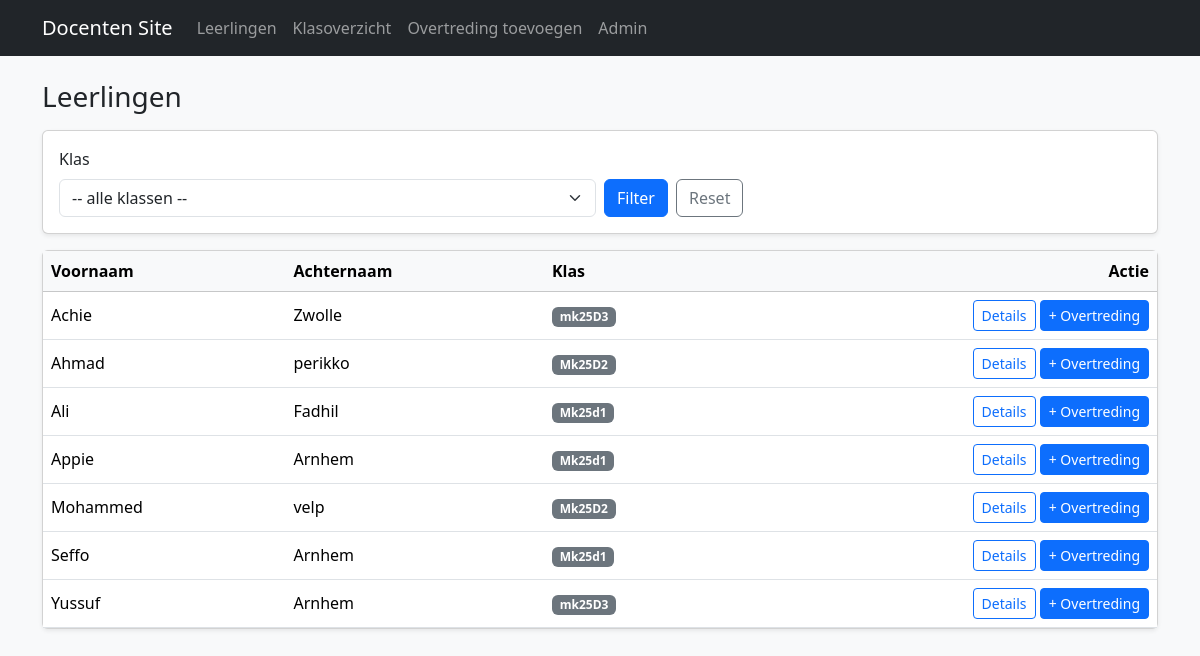
Before: /leerlingen/ with the older database file.
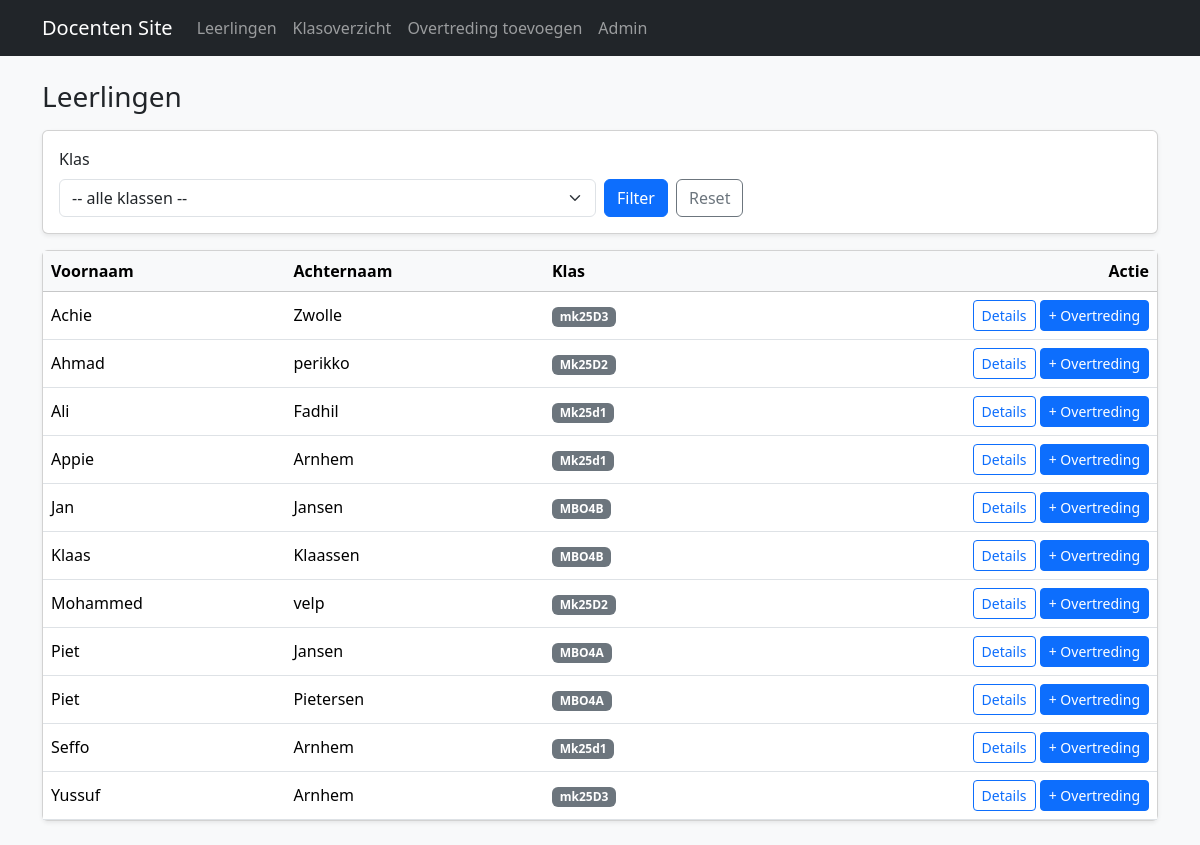
After: the same page with the newer database file.
### core/models.py (models this page shows, shortened)
class Student(models.Model):
    first_name = models.CharField(max_length=80)
    last_name = models.CharField(max_length=80)
    school_class = models.ForeignKey(SchoolClass, on_delete=models.PROTECT, related_name="students")
    class Meta:
        ordering = ["first_name", "last_name"]  # Osiris volgorde

class SchoolClass(models.Model):
    name = models.CharField(max_length=50, unique=True)  # bijv. "MBO4A"

### core/views.py (the view)
# urls.py: path("leerlingen/", views.students_list, name="students_list"),
def students_list(request):
    classes = SchoolClass.objects.all()
    selected = request.GET.get("klas")
    students = Student.objects.all()
    if selected:
        students = students.filter(school_class__name=selected)
    return render(request, "core/students_list.html", {
        "classes": classes,
        "students": students,
        "selected": selected,
    })

### core/templates/core/students_list.html (shortened to what this page needs)
{% extends "core/base.html" %}
{% block content %}
<div class="d-flex justify-content-between align-items-center mb-3">
  <h1 class="h3 mb-0">Leerlingen</h1>
</div>
<div class="card shadow-sm mb-3">
  <div class="card-body">
    <form method="get" class="row g-2 align-items-end">
      <div class="col-12 col-md-6">
        <label class="form-label">Klas</label>
        <select name="klas" class="form-select">
          <option value="">-- alle klassen --</option>
        </select>
      </div>
      <div class="col-12 col-md-6 d-flex gap-2">
        <button class="btn btn-primary" type="submit">Filter</button>
        <a class="btn btn-outline-secondary" href="{% url 'students_list' %}">Reset</a>
      </div>
    </form>
  </div>
</div>
<div class="card shadow-sm">
  <div class="table-responsive">
    <table class="table table-hover mb-0 align-middle">
      <thead class="table-light">
        <tr>
          <th>Voornaam</th>
          <th>Achternaam</th>
          <th>Klas</th>
          <th class="text-end">Actie</th>
        </tr>
      </thead>
      <tbody>
        {% for s in students %}
          <tr>
            <td>{{ s.first_name }}</td>
            <td>{{ s.last_name }}</td>
            <td><span class="badge text-bg-secondary">{{ s.school_class.name }}</span></td>
            <td class="text-end">
              <a class="btn btn-sm btn-outline-primary" href="{% url 'student_detail' s.id %}">Details</a>
              <a class="btn btn-sm btn-primary" href="{% url 'violation_create_for_student' s.id %}">
                + Overtreding
              </a>
            </td>
          </tr>
        {% empty %}
          <tr><td colspan="4" class="text-muted">Geen leerlingen gevonden.</td></tr>
        {% endfor %}
      </tbody>
    </table>
  </div>
</div>
{% endblock %}

### core/templates/core/base.html (shortened to what this page needs)
<!doctype html>
<html lang="nl">
<head>
  <link href="https://cdn.jsdelivr.net/npm/bootstrap@5.3.3/dist/css/bootstrap.min.css" rel="stylesheet">
</head>
<body class="bg-light">
<nav class="navbar navbar-expand-lg navbar-dark bg-dark">
  <div class="container">
    <a class="navbar-brand" href="{% url 'home' %}">Docenten Site</a>
    <div class="collapse navbar-collapse" id="nav">
      <ul class="navbar-nav me-auto">
        <li class="nav-item">
          <a class="nav-link" href="{% url 'students_list' %}">Leerlingen</a>
        </li>
        <li class="nav-item">
          <a class="nav-link" href="{% url 'class_overview' %}">Klasoverzicht</a>
        </li>
        <li class="nav-item">
          <a class="nav-link" href="{% url 'violation_create' %}">Overtreding toevoegen</a>
        </li>
        <li class="nav-item">
          <a class="nav-link" href="/admin/">Admin</a>
        </li>
      </ul>
    </div>
  </div>
</nav>
<main class="container py-4">
  {% block content %}{% endblock %}
</main>
</body>
</html>

Changed rows visible on the page:
added Student: first_name "Jan", last_name "Jansen", school_class.name "MBO4B"
added Student: first_name "Klaas", last_name "Klaassen", school_class.name "MBO4B"
added Student: first_name "Piet", last_name "Jansen", school_class.name "MBO4A"
added Student: first_name "Piet", last_name "Pietersen", school_class.name "MBO4A"
